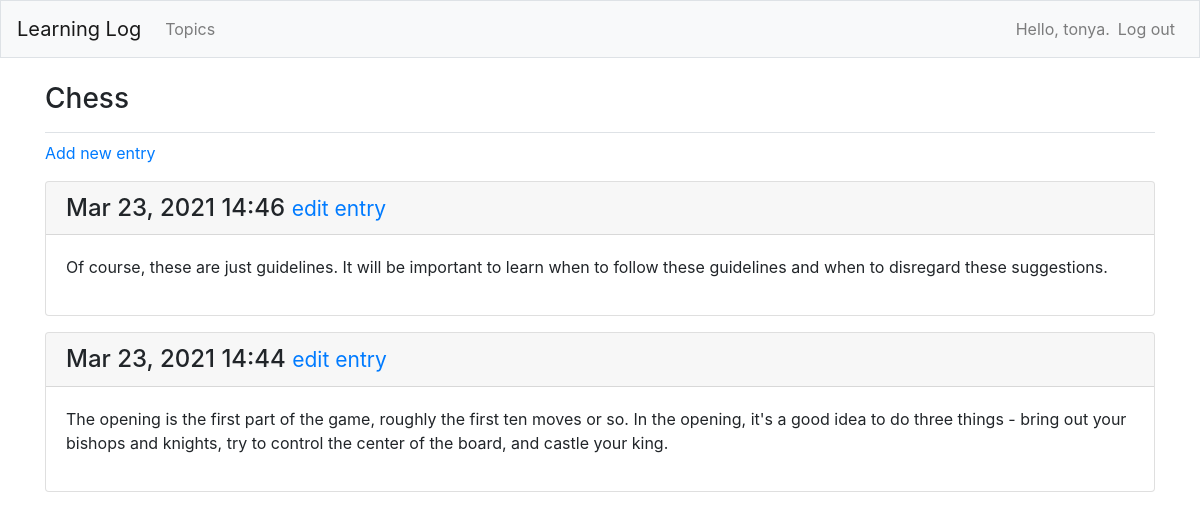
The page /topics/1/ (signed in) on the database its author committed.
### learning_logs/models.py (models this page shows, shortened)
class Topic(models.Model):
    text = models.CharField(max_length=200)
    date_added = models.DateTimeField(auto_now_add=True)
    owner = models.ForeignKey(User, on_delete=models.CASCADE)
    def __str__(self):
        return self.text

class Entry(models.Model):
    topic = models.ForeignKey(Topic, on_delete=models.CASCADE)
    text = models.TextField()
    date_added = models.DateTimeField(auto_now_add=True)
    class Meta:
        verbose_name_plural = 'entries'

### learning_logs/views.py (the view)
# urls.py: path('topics/<int:topic_id>/', views.topic, name='topic'),
@login_required
def topic(request, topic_id):
    topic = get_object_or_404(Topic, id=topic_id)
    if topic.owner != request.user:
        raise Http404
    entries = topic.entry_set.order_by('-date_added')
    context = {'topic': topic, 'entries': entries}
    return render(request, 'learning_logs/topic.html', context)

### learning_logs/templates/learning_logs/topic.html
{% extends 'learning_logs/base.html' %}
{% block page_header %}
  <h3>{{ topic }}</h3>
{% endblock page_header %}
{% block content %}
  <p>
    <a href="{% url 'learning_logs:new_entry' topic.id %}">Add new entry</a>
  </p>
  {% for entry in entries %}
    <div class="card mb-3">
        <h4 class="card-header">
          {{ entry.date_added|date:'M d, Y H:i' }}
          <small><a href="{% url 'learning_logs:edit_entry' entry.id %}">
            edit entry</a> </small>
        </h4>
        <div class="card-body">
          {{ entry.text|linebreaks }}
        </div>
    </div>
  {% empty %}
    <li>There are no entries for this topic yet.</li>
  {% endfor %}
{% endblock content %}

### learning_logs/templates/learning_logs/base.html (shortened to what this page needs)
{% load bootstrap4 %}
<!doctype html>
<html lang="en">
<head>
  {% bootstrap_css %}
</head>
<body>
    <nav class="navbar navbar-expand-md navbar-light bg-light mb-4 border">
        <a class="navbar-brand" href="{% url 'learning_logs:index' %}">
          Learning Log</a>
      <div class="collapse navbar-collapse" id="navbarCollapse">
        <ul class="navbar-nav mr-auto">
          <li class="nav-item">
            <a class="nav-link" href="{% url 'learning_logs:topics' %}">
              Topics</a>
          </li>
        </ul>
        <ul class="navbar-nav ml-auto">
          {% if user.is_authenticated %}
            <li class="nav-item">
              <span class="navbar-text">Hello, {{ user.username }}.</span>
            </li>
            <li class="nav-item">
              <a class="nav-link" href="{% url 'users:logout' %}">Log out</a>
            </li>
          {% endif %}
        </ul>
      </div>
    </nav>
    <main role="main" class="container">
      <div class="pb-2 mb-2 border-bottom">
        {% block page_header %}{% endblock page_header %}
      </div>
      <div>
        {% block content %}{% endblock content %}
      </div>
    </main>
</body>
</html>

### rows shown on the page
Topic: text "Chess"
Entry: date_added "Mar 23, 2021 14:46", text "Of course, these are just guidelines. It will be important to learn when to follow these guidelines and when to disregard these suggestions."
Entry: date_added "Mar 23, 2021 14:44", text "The opening is the first part of the game, roughly the first ten moves or so. In the opening, it's a good idea to do three things - bring out your bishops and knights, try to control the center of the board, and castle your king."

### other values the page prints
{{ user.username }} "tonya"
